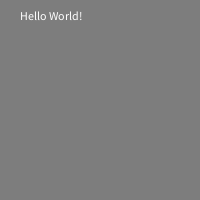
Frame 1 (no input)
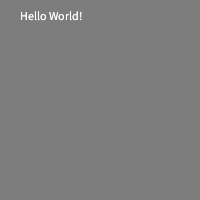
Frame 2 (the mouse pressed at the canvas centre, redrawn once)

The Processing sketch that drew these frames (run headless with seeded random() and noise(); the mouse was pressed at the canvas centre and the sketch redrawn once):

// Processing sketch: hello_world
// ── hello_world.pde
// comments go here

void setup()
{
  size(200,200);
  background(125);
  fill(255);
  noLoop(); 
}

void draw(){  
  text("Hello World!",20,20);
  println("Hello ErrorLog!");
}
